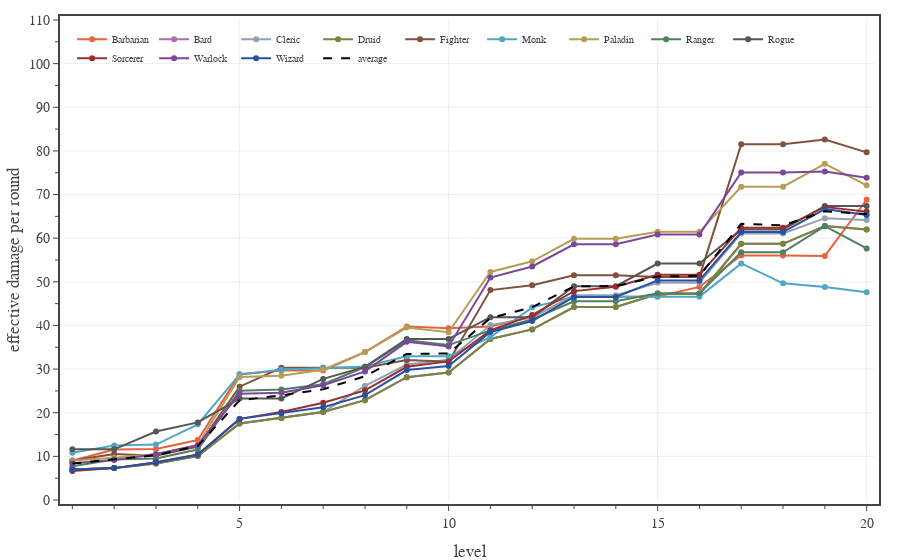

Notebook code cell kept with this figure:
### Code cell
# Plots eDPR for each class, calculated for a full adventuring day with Medium encounters and two short rests.
encounter_difficulty = 'Medium'
pc_data_file = f'./pc data - {encounter_difficulty} 2 short rests.txt'

with open(pc_data_file, 'r') as fin:
    pc_data = json.load(fin)

levels = np.array(range(1,21,1))

fig = go.Figure()

eDPRmean = np.zeros(20)
for pc in PC_CLASSES:
    eDPRmean += np.array(pc_data[pc]['effective damage per round mean'])
    fig.add_trace(go.Scatter(
        x=levels, 
        y=pc_data[pc]['effective damage per round mean'],
        mode='lines+markers', 
        line={'color': PC_CLASSES[pc]['color']},
        unselected=dict(marker=dict(opacity=0.0)),
        name=pc,
        hovertemplate=
            '<b>'+pc+'</b><br>'+
            'lvl %{x}<br>'+
            'eDPR %{y:.1f}'+
            '<extra></extra>'
    ))

eDPRmean /= len(PC_CLASSES)
fig.add_trace(go.Scatter(
    x=levels, 
    y=eDPRmean,
    mode='lines', 
    line=dict(color='black', dash='dash'),
    unselected=dict(marker=dict(opacity=0.0)),
    name='average',
    hoverinfo='skip'
))

fig.update_layout(
    template=TFB_TEMPLATE,
    #width=600,
    #height=800,
    xaxis=dict(
        title_text='level',
        range=[0.8, 20.2],
        tick0=0, dtick=5,
        minor=dict(tick0=0, dtick=1),
    ),
    yaxis=dict(
        title_text='effective damage per round',
        range=[0, 110],
        tick0=0, dtick=10,
        minor=dict(tick0=0, dtick=5),
    ),
    legend=dict(
        yanchor='top',  y=0.99,
        xanchor='left', x=0.01,
        bgcolor='rgba(0,0,0,0)',
    )
)

fig.show(config=TFB_CONFIG)
if SAVEFIGS:
    fig.write_html(
        f'./fig-pcs-encounter-edpr-vs-level-{encounter_difficulty.lower()}-adventuring-days.html', 
        include_plotlyjs=False, 
        full_html=False, 
        config=TFB_CONFIG
    )

### Figure 1 — Plotly figure (JSON) as saved in the notebook; plotly's stock layout.template omitted (floating-point values rounded to 4 significant figures)
{"data": [{"hovertemplate": "<b>Barbarian</b><br>lvl %{x}<br>eDPR %{y:.1f}<extra></extra>", "line": {"color": "#E7623E"}, "mode": "lines+markers", "name": "Barbarian", "type": "scatter", "unselected": {"marker": {"opacity": 0}}, "x": [1, 2, 3, 4, 5, 6, 7, 8, 9, 10, 11, 12, 13, 14, 15, 16, 17, 18, 19, 20], "y": [8.987, 11.55, 11.72, 13.74, 28.83, 29.69, 29.69, 33.89, 39.76, 39.38, 39.76, 42.02, 46.52, 46.52, 46.65, 48.84, 56.02, 56.02, 55.94, 68.81]}, {"hovertemplate": "<b>Bard</b><br>lvl %{x}<br>eDPR %{y:.1f}<extra></extra>", "line": {"color": "#AB6DAC"}, "mode": "lines+markers", "name": "Bard", "type": "scatter", "unselected": {"marker": {"opacity": 0}}, "x": [1, 2, 3, 4, 5, 6, 7, 8, 9, 10, 11, 12, 13, 14, 15, 16, 17, 18, 19, 20], "y": [6.979, 7.305, 8.359, 10.07, 17.56, 18.8, 20.17, 22.88, 28.15, 29.23, 36.89, 39.09, 44.22, 44.22, 47.22, 47.22, 58.71, 58.71, 62.79, 62.0]}, {"hovertemplate": "<b>Cleric</b><br>lvl %{x}<br>eDPR %{y:.1f}<extra></extra>", "line": {"color": "#91A1B2"}, "mode": "lines+markers", "name": "Cleric", "type": "scatter", "unselected": {"marker": {"opacity": 0}}, "x": [1, 2, 3, 4, 5, 6, 7, 8, 9, 10, 11, 12, 13, 14, 15, 16, 17, 18, 19, 20], "y": [6.979, 7.305, 8.359, 10.07, 17.56, 18.8, 20.17, 26.17, 31.05, 32.14, 40.09, 41.83, 46.95, 46.95, 49.8, 49.8, 61.08, 61.08, 64.59, 64.15]}, {"hovertemplate": "<b>Druid</b><br>lvl %{x}<br>eDPR %{y:.1f}<extra></extra>", "line": {"color": "#7A853B"}, "mode": "lines+markers", "name": "Druid", "type": "scatter", "unselected": {"marker": {"opacity": 0}}, "x": [1, 2, 3, 4, 5, 6, 7, 8, 9, 10, 11, 12, 13, 14, 15, 16, 17, 18, 19, 20], "y": [6.979, 7.305, 8.359, 10.07, 17.56, 18.8, 20.17, 22.88, 28.15, 29.23, 36.89, 39.09, 44.22, 44.22, 47.22, 47.22, 58.71, 58.71, 62.79, 62.0]}, {"hovertemplate": "<b>Fighter</b><br>lvl %{x}<br>eDPR %{y:.1f}<extra></extra>", "line": {"color": "#7F513E"}, "mode": "lines+markers", "name": "Fighter", "type": "scatter", "unselected": {"marker": {"opacity": 0}}, "x": [1, 2, 3, 4, 5, 6, 7, 8, 9, 10, 11, 12, 13, 14, 15, 16, 17, 18, 19, 20], "y": [9.037, 10.54, 10.17, 12.25, 25.97, 30.29, 30.29, 30.29, 32.07, 31.69, 48.1, 49.21, 51.51, 51.51, 51.12, 51.12, 81.54, 81.54, 82.62, 79.67]}, {"hovertemplate": "<b>Monk</b><br>lvl %{x}<br>eDPR %{y:.1f}<extra></extra>", "line": {"color": "#51A5C5"}, "mode": "lines+markers", "name": "Monk", "type": "scatter", "unselected": {"marker": {"opacity": 0}}, "x": [1, 2, 3, 4, 5, 6, 7, 8, 9, 10, 11, 12, 13, 14, 15, 16, 17, 18, 19, 20], "y": [10.84, 12.5, 12.71, 17.33, 28.77, 29.82, 30.21, 30.6, 32.92, 32.92, 37.31, 44.15, 46.6, 46.6, 46.6, 46.6, 54.22, 49.66, 48.8, 47.6]}, {"hovertemplate": "<b>Paladin</b><br>lvl %{x}<br>eDPR %{y:.1f}<extra></extra>", "line": {"color": "#B59E54"}, "mode": "lines+markers", "name": "Paladin", "type": "scatter", "unselected": {"marker": {"opacity": 0}}, "x": [1, 2, 3, 4, 5, 6, 7, 8, 9, 10, 11, 12, 13, 14, 15, 16, 17, 18, 19, 20], "y": [9.037, 9.665, 10.56, 12.61, 28.18, 28.45, 29.85, 33.91, 39.5, 38.45, 52.26, 54.71, 59.86, 59.86, 61.45, 61.45, 71.79, 71.79, 77.03, 72.11]}, {"hovertemplate": "<b>Ranger</b><br>lvl %{x}<br>eDPR %{y:.1f}<extra></extra>", "line": {"color": "#507F62"}, "mode": "lines+markers", "name": "Ranger", "type": "scatter", "unselected": {"marker": {"opacity": 0}}, "x": [1, 2, 3, 4, 5, 6, 7, 8, 9, 10, 11, 12, 13, 14, 15, 16, 17, 18, 19, 20], "y": [7.746, 9.295, 9.489, 11.55, 25.06, 25.33, 26.55, 30.48, 36.6, 35.5, 38.86, 41.39, 45.52, 45.52, 47.37, 47.37, 56.77, 56.77, 62.76, 57.65]}, {"hovertemplate": "<b>Rogue</b><br>lvl %{x}<br>eDPR %{y:.1f}<extra></extra>", "line": {"color": "#555752"}, "mode": "lines+markers", "name": "Rogue", "type": "scatter", "unselected": {"marker": {"opacity": 0}}, "x": [1, 2, 3, 4, 5, 6, 7, 8, 9, 10, 11, 12, 13, 14, 15, 16, 17, 18, 19, 20], "y": [11.62, 11.62, 15.69, 17.78, 23.24, 23.24, 27.76, 30.5, 36.92, 36.92, 41.89, 41.89, 48.99, 48.99, 54.19, 54.19, 61.97, 61.97, 67.39, 67.39]}, {"hovertemplate": "<b>Sorcerer</b><br>lvl %{x}<br>eDPR %{y:.1f}<extra></extra>", "line": {"color": "#992E2E"}, "mode": "lines+markers", "name": "Sorcerer", "type": "scatter", "unselected": {"marker": {"opacity": 0}}, "x": [1, 2, 3, 4, 5, 6, 7, 8, 9, 10, 11, 12, 13, 14, 15, 16, 17, 18, 19, 20], "y": [6.652, 7.305, 8.642, 10.43, 18.59, 20.17, 22.28, 25.13, 30.53, 31.77, 38.87, 42.37, 47.87, 48.85, 51.61, 51.61, 62.38, 62.38, 67.17, 66.09]}, {"hovertemplate": "<b>Warlock</b><br>lvl %{x}<br>eDPR %{y:.1f}<extra></extra>", "line": {"color": "#7B469B"}, "mode": "lines+markers", "name": "Warlock", "type": "scatter", "unselected": {"marker": {"opacity": 0}}, "x": [1, 2, 3, 4, 5, 6, 7, 8, 9, 10, 11, 12, 13, 14, 15, 16, 17, 18, 19, 20], "y": [8.434, 9.188, 10.51, 12.54, 24.34, 24.58, 26.28, 29.46, 36.25, 35.17, 50.98, 53.52, 58.6, 58.6, 60.84, 60.84, 75.05, 75.05, 75.27, 73.86]}, {"hovertemplate": "<b>Wizard</b><br>lvl %{x}<br>eDPR %{y:.1f}<extra></extra>", "line": {"color": "#2A50A1"}, "mode": "lines+markers", "name": "Wizard", "type": "scatter", "unselected": {"marker": {"opacity": 0}}, "x": [1, 2, 3, 4, 5, 6, 7, 8, 9, 10, 11, 12, 13, 14, 15, 16, 17, 18, 19, 20], "y": [6.979, 7.305, 8.604, 10.38, 18.59, 19.88, 21.25, 24.03, 29.77, 30.71, 38.52, 41.01, 46.54, 46.54, 50.32, 50.32, 61.39, 61.39, 66.67, 65.32]}, {"hoverinfo": "skip", "line": {"color": "black", "dash": "dash"}, "mode": "lines", "name": "average", "type": "scatter", "unselected": {"marker": {"opacity": 0}}, "x": [1, 2, 3, 4, 5, 6, 7, 8, 9, 10, 11, 12, 13, 14, 15, 16, 17, 18, 19, 20], "y": [8.356, 9.241, 10.26, 12.4, 22.85, 23.99, 25.39, 28.35, 33.47, 33.59, 41.7, 44.19, 48.95, 49.03, 51.2, 51.38, 63.3, 62.92, 66.15, 65.55]}], "layout": {"legend": {"bgcolor": "rgba(0,0,0,0)", "x": 0.01, "xanchor": "left", "y": 0.99, "yanchor": "top"}, "xaxis": {"dtick": 5, "minor": {"dtick": 1, "tick0": 0}, "range": [0.8, 20.2], "tick0": 0, "title": {"text": "level"}}, "yaxis": {"dtick": 10, "minor": {"dtick": 5, "tick0": 0}, "range": [0, 110], "tick0": 0, "title": {"text": "effective damage per round"}}}}
